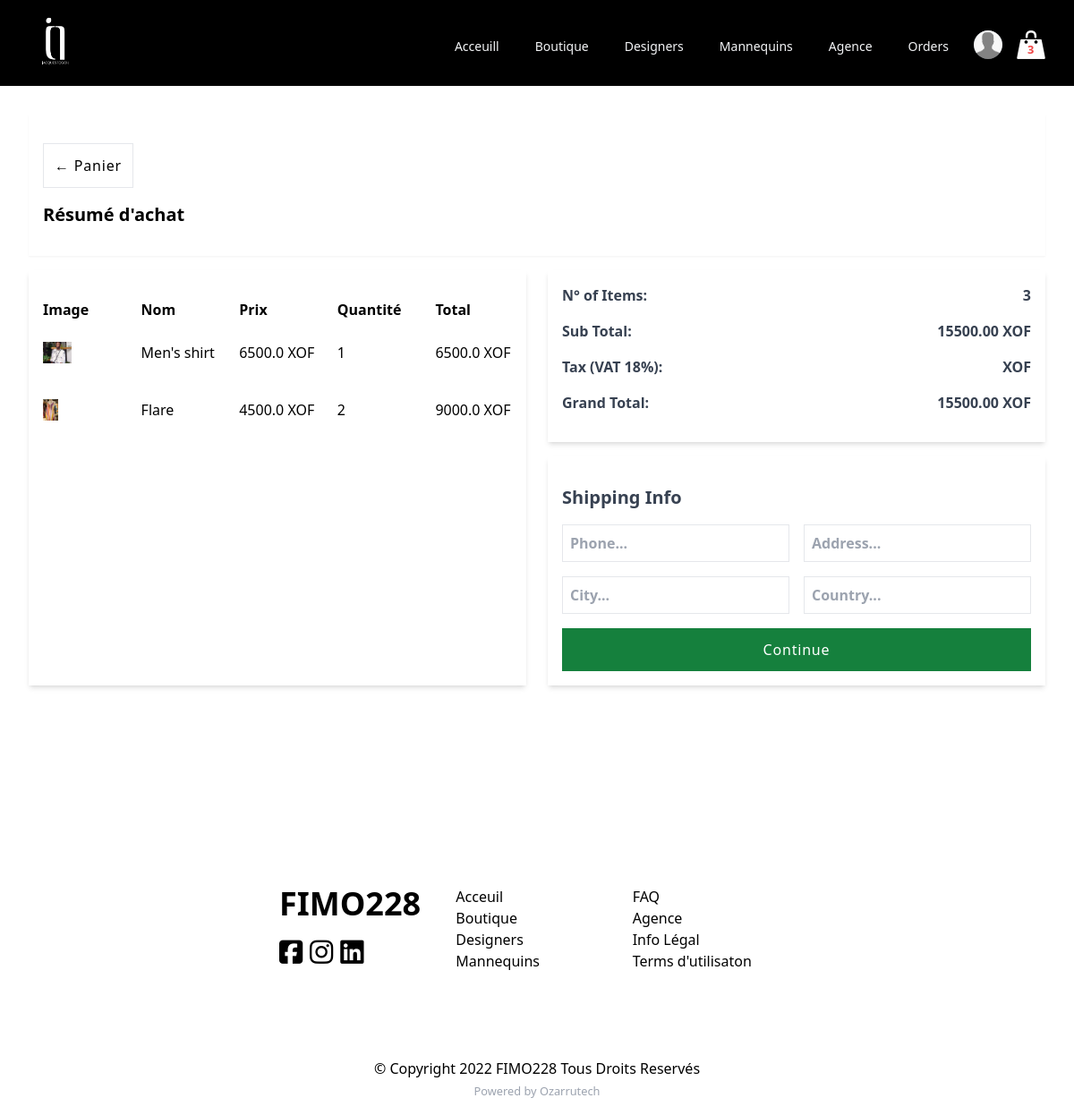
Before: /shop/checkout/ (signed in) with the older database file.
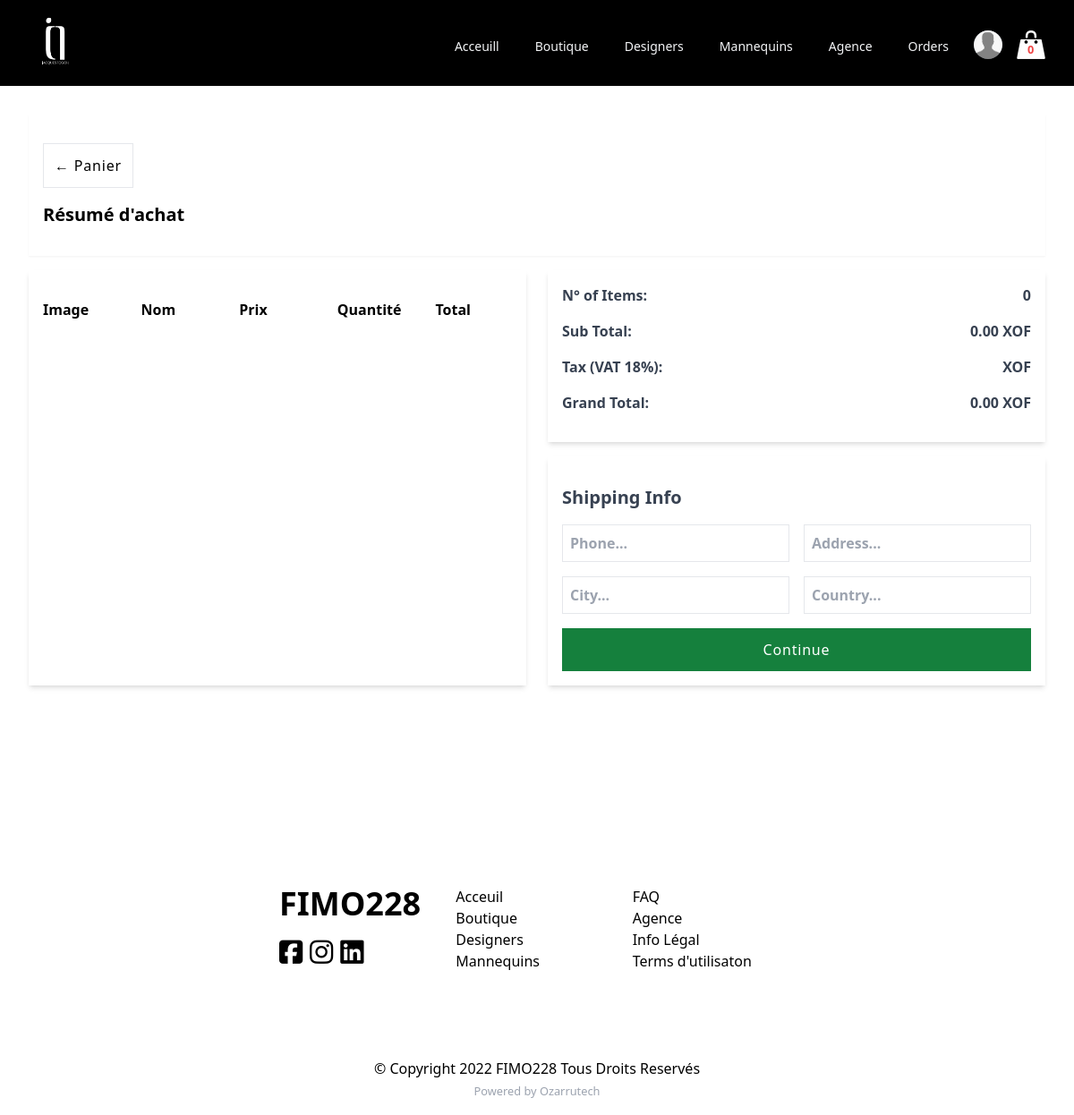
After: the same page with the newer database file.
### shop/models.py (models this page shows, shortened)
class OrderItem(models.Model):
    product = models.ForeignKey(Product, on_delete=models.SET_NULL, null=True)
    order = models.ForeignKey(Order, on_delete=models.SET_NULL, null=True)
    quantity = models.IntegerField(default=1)
    added_at = models.DateTimeField(auto_now_add=True)
    @property
    def get_total(self):
        total = self.product.price * self.quantity
        return total

class Product(models.Model):
    name = models.CharField(max_length=128)
    slug = models.SlugField(max_length=128)
    couture = models.ForeignKey(Couture, on_delete=models.SET_NULL, null=True)
    price = models.FloatField(default=0.0)
    quantity = models.IntegerField(default=0)
    collection = models.CharField(max_length=128, blank=True)
    description = models.TextField(blank=True)
    thumbnail = models.ImageField(upload_to='products', blank=True, null=True)
    date_added = models.DateTimeField(auto_now=True)

class Order(models.Model):
    order_id = models.CharField(max_length=24)
    customer = models.ForeignKey(
        Customer, on_delete=models.SET_NULL, null=True)
    odered_at = models.DateTimeField(auto_now_add=True)
    is_payed = models.BooleanField(default=False, null=False, blank=False)
    is_delivered = models.BooleanField(default=False, null=False, blank=False)
    @property
    def get_cart_total(self):
        orderitems = self.orderitem_set.all()
        total = sum([item.get_total for item in orderitems])
        return total
    @property
    def get_cart_items(self):
        orderitems = self.orderitem_set.all()
        total = sum([item.quantity for item in orderitems])
        return total

### shop/views.py (the view)
# urls.py: path('checkout/', checkout, name='checkout'),
def checkout(req):
    data = cartData(req)
    cartItems = data['cartItems']
    order = data['order']
    items = data['items']
    context = {'items': items, 'order': order,
               'cartItems': cartItems, 'title': 'checkout'}
    return render(req, 'shop/checkout.html', context)

### shop/utils.py (called while the page is built)
def cartData(req):
    if req.user.is_authenticated:
        customer = req.user.customer
        order, created = Order.objects.get_or_create(
            customer=customer, is_payed=False)
        items = order.orderitem_set.all()
        cartItems = order.get_cart_items
    else:
        cookieData = cookieCart(req)
        cartItems = cookieData['cartItems']
        order = cookieData['order']
        items = cookieData['items']
    return {'cartItems': cartItems, 'order': order, 'items': items}

### shop/templates/shop/checkout.html (shortened to what this page needs)
{% extends "main.html" %}
{% load static %} {% block content %}
<div class="bg-white p-8 mx-auto max-w-7xl">
  <div class="p-4 group shadow-sm rounded-none">
    <a
      class="inline-block mt-4 p-3 title font-medium tracking-wider border border-grey-400"
      href="{% url 'cart' %}"
      >&larr; Panier</a
    >
    <h2 class="mt-4 font-bold text-xl">Résumé d'achat</h2>
  </div>
  <div class="grid grid-cols-1 gap-y-10 sm:grid-cols-2 gap-x-6">
    <div class="mt-4 p-4 group shadow-md rounded-none">
      <div
        class="mt-4 grid grid-cols-5 gap-y-10 sm:gap-x-6 xl:gap-x-8 justify-center align-middle font-bold"
      >
        <h4>Image</h4>
        <h4>Nom</h4>
        <h4>Prix</h4>
        <h4>Quantité</h4>
        <h4>Total</h4>
      </div>
      <div
        class="mt-6 grid grid-cols-5 gap-y-10 sm:gap-x-6 xl:gap-x-8 justify-center align-middle"
      >
        {% for item in items %}
        <img
          class="h-6 text-gray-200"
          src="{{item.product.thumbnail.url}}"
          alt="Item image"
        />
        <p>{{item.product.name}}</p>
        <p>{{item.product.price}} XOF</p>
        <p>{{item.quantity}}</p>
        <p>{{item.get_total}} XOF</p>
        {% endfor %}
      </div>
    </div>
    <div class="font-bold">
      <div class="mt-4 p-4 shadow-md rounded-none">
        <div class="flex justify-between">
          <h3 class="mb-4 text-gray-700">N° of Items:</h3>
          <h3 class="mb-4 text-gray-700">{{order.get_cart_items}}</h3>
        </div>
        <div class="flex justify-between">
          <h3 class="mb-4 text-gray-700">Sub Total:</h3>
          <h3 class="mb-4 text-gray-700">
            {{order.get_cart_total|floatformat:2}} XOF
          </h3>
        </div>
        <div class="flex justify-between">
          <h3 class="mb-4 text-gray-700">Tax (VAT 18%):</h3>
          <h3 class="mb-4 text-gray-700">XOF</h3>
        </div>
        <div class="flex justify-between">
          <h3 class="mb-4 text-gray-700">Grand Total:</h3>
          <h3 class="mb-4 text-gray-700">
            {{order.get_cart_total|floatformat:2}} XOF
          </h3>
        </div>
      </div>
      <div class="mt-4 p-4 shadow-md">
        <form id="form" action="" method="POST">
          <h2 class="my-4 font-bold text-gray-700 text-xl">Shipping Info</h2>
          <div class="grid grid-cols-1 sm:grid-cols-2 gap-4">
            <input
              class="p-2 border border-gray-200"
              type="text"
              placeholder="Phone..."
              required="true"
              name="phone"
            />
            <input
              class="p-2 border border-gray-200"
              type="text"
              placeholder="Address..."
              required="true"
              name="address"
            />
            <input
              class="p-2 border border-gray-200"
              type="text"
              placeholder="City..."
              required="true"
              name="city"
            />
            <input
              class="p-2 border border-gray-200"
              type="text"
              placeholder="Country..."
              required="true"
              name="country"
            />
          </div>
          <input
            id="form-button"
            class="mt-4 px-4 h-12 w-full font-medium tracking-wider bg-green-700 hover:bg-black text-white"
            type="submit"
            value="Continue"
          />
        </form>
      </div>
    </div>
  </div>
</div>
{% endblock %}

Changed rows visible on the page:
removed OrderItem: product.thumbnail (picture), product.name "Men's shirt", product.price "6500.0", quantity "1", get_total "6500.0"
removed OrderItem: product.thumbnail (picture), product.name "Flare", product.price "4500.0", quantity "2", get_total "9000.0"
removed Order: get_cart_items "3", get_cart_total "15500.00"
added Order: get_cart_items "0", get_cart_total "0.00"
Other visible differences:
{{ cartItems }}: "3" → "0"
